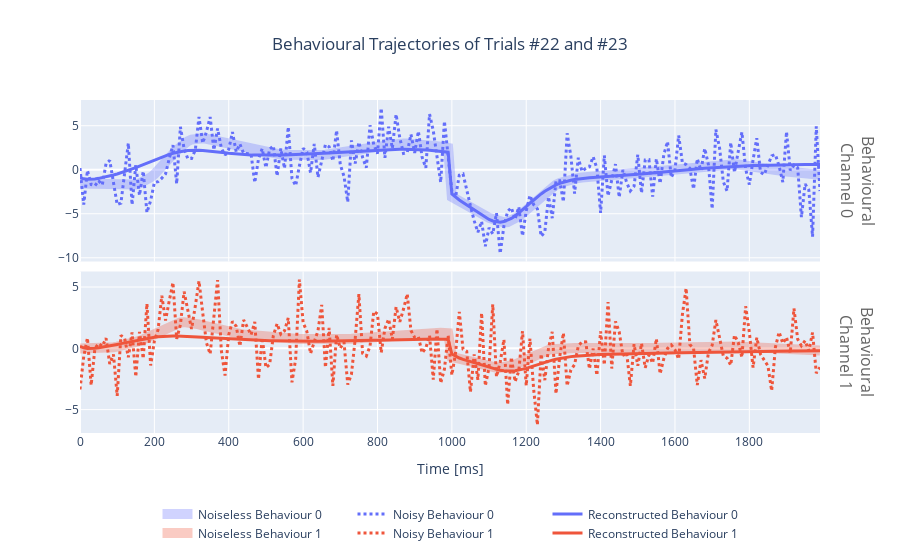

Notebook cell for this chart:
### Markdown cell above
Noiseless, noisy, reconstructed behaviour for median case

### Code cell
noiseless = latent[:,:,-2:] @ dataset['behaviour_weights']
noisy = behaviour
reconstructed = b_tndm.numpy()

trials = slice(22,24,1)
    
fig = go.Figure()
fig = make_subplots(rows=2, cols=1, figure=fig, shared_xaxes=True, shared_yaxes=False,
                    vertical_spacing=0.03)
for d in range(2):
    fig.add_trace(go.Scatter(x=np.concatenate([
        time*settings['step']*1000 + i*1000 for i, x in \
        enumerate(range(int((trials.stop - trials.start) / trials.step)))], axis=0), 
        y=noiseless[trials,:,d].flatten(), 
         legendgroup=d,
         name='Noiseless Behaviour %d' % (d),
         line=dict(color=px.colors.qualitative.Plotly[d], 
                   width=10), opacity=0.3), d+1, 1)
    fig.add_trace(go.Scatter(x=np.concatenate([
        time*settings['step']*1000 + i*1000 for i, x in \
        enumerate(range(int((trials.stop - trials.start) / trials.step)))], axis=0), 
        y=noisy[trials,:,d].flatten(), 
         legendgroup=d,
         name='Noisy Behaviour %d' % (d),
         line=dict(color=px.colors.qualitative.Plotly[d], 
                   width=3, dash='dot')), d+1, 1)
    fig.add_trace(go.Scatter(x=np.concatenate([
        time*settings['step']*1000 + i*1000 for i, x in \
        enumerate(range(int((trials.stop - trials.start) / trials.step)))], axis=0), 
        y=reconstructed[trials,:,d].flatten(), 
         legendgroup=d,
         name='Reconstructed Behaviour %d' % (d),
         line=dict(color=px.colors.qualitative.Plotly[d], 
                   width=3)), d+1, 1)
fig.update_layout(
    legend=dict(
        orientation="h",
        yanchor="top",
        y=-.2,
        xanchor="center",
        x=0.5,
        traceorder='normal'
    ),
    title_text='Behavioural Trajectories of Trials #22 and #23',
    title_x=0.5,
    annotations=[
        dict(
            showarrow=False,
            font=dict(size=16, color='rgb(100, 100, 100)'),
            xref='x domain',
            x=1.05,
            xanchor='center',
            yref='y domain',
            textangle=90,
            y=0.5,
            yanchor='middle',
            text='Behavioural<br>Channel 0'),
        dict(
            showarrow=False,
            font=dict(size=16, color='rgb(100, 100, 100)'),
            xref='x domain',
            x=1.05,
            xanchor='center',
            yref='y2 domain',
            textangle=90,
            y=0.5,
            yanchor='middle',
            text='Behavioural<br>Channel 1')])
fig['layout']['xaxis2'].update(title='Time [ms]')
fig.show()
fig.write_image('results/lorenz_grid_lfads_vs_tndm/behaviours.pdf', width=900, height=650)

### Figure 1 — Plotly figure (JSON) as saved in the notebook; plotly's stock layout.template omitted (floating-point values rounded to 4 significant figures; data arrays with more than 128 entries replaced by an {"elided": "..."} marker saying what was removed)
{"data": [{"legendgroup": "0", "line": {"color": "#636EFA", "width": 10}, "name": "Noiseless Behaviour 0", "opacity": 0.3, "type": "scatter", "x": {"elided": "200 float values"}, "xaxis": "x", "y": {"elided": "200 float values"}, "yaxis": "y"}, {"legendgroup": "0", "line": {"color": "#636EFA", "dash": "dot", "width": 3}, "name": "Noisy Behaviour 0", "type": "scatter", "x": {"elided": "200 float values"}, "xaxis": "x", "y": {"elided": "200 float values"}, "yaxis": "y"}, {"legendgroup": "0", "line": {"color": "#636EFA", "width": 3}, "name": "Reconstructed Behaviour 0", "type": "scatter", "x": {"elided": "200 float values"}, "xaxis": "x", "y": {"elided": "200 float values"}, "yaxis": "y"}, {"legendgroup": "1", "line": {"color": "#EF553B", "width": 10}, "name": "Noiseless Behaviour 1", "opacity": 0.3, "type": "scatter", "x": {"elided": "200 float values"}, "xaxis": "x2", "y": {"elided": "200 float values"}, "yaxis": "y2"}, {"legendgroup": "1", "line": {"color": "#EF553B", "dash": "dot", "width": 3}, "name": "Noisy Behaviour 1", "type": "scatter", "x": {"elided": "200 float values"}, "xaxis": "x2", "y": {"elided": "200 float values"}, "yaxis": "y2"}, {"legendgroup": "1", "line": {"color": "#EF553B", "width": 3}, "name": "Reconstructed Behaviour 1", "type": "scatter", "x": {"elided": "200 float values"}, "xaxis": "x2", "y": {"elided": "200 float values"}, "yaxis": "y2"}], "layout": {"annotations": [{"font": {"color": "rgb(100, 100, 100)", "size": 16}, "showarrow": false, "text": "Behavioural<br>Channel 0", "textangle": 90, "x": 1.05, "xanchor": "center", "xref": "x domain", "y": 0.5, "yanchor": "middle", "yref": "y domain"}, {"font": {"color": "rgb(100, 100, 100)", "size": 16}, "showarrow": false, "text": "Behavioural<br>Channel 1", "textangle": 90, "x": 1.05, "xanchor": "center", "xref": "x domain", "y": 0.5, "yanchor": "middle", "yref": "y2 domain"}], "legend": {"orientation": "h", "traceorder": "normal", "x": 0.5, "xanchor": "center", "y": -0.2, "yanchor": "top"}, "title": {"text": "Behavioural Trajectories of Trials #22 and #23", "x": 0.5}, "xaxis": {"anchor": "y", "domain": [0, 1], "matches": "x2", "showticklabels": false}, "xaxis2": {"anchor": "y2", "domain": [0, 1], "title": {"text": "Time [ms]"}}, "yaxis": {"anchor": "x", "domain": [0.515, 1]}, "yaxis2": {"anchor": "x2", "domain": [0, 0.485]}}}
